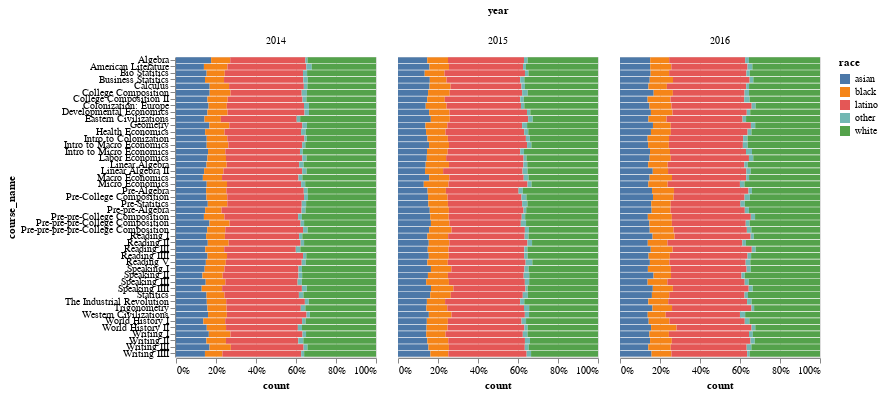

The code cell stored with this chart in its notebook:
### Code cell
alt.Chart(equity).mark_bar().encode(
    x = alt.X("count:Q", stack = 'normalize', axis = alt.Axis(format = '%')),
    y = alt.Y("course_name:N"),
    color = alt.Color("race:N"),
    column = alt.Column("year")
).properties(
    width = 200,
)

### Figure 1 — Vega-Lite specification as saved in the notebook (floating-point values rounded to 4 significant figures; data arrays with more than 128 entries replaced by an {"elided": "..."} marker saying what was removed)
{"$schema": "https://vega.github.io/schema/vega-lite/v2.4.3.json", "config": {"view": {"height": 300, "width": 400}}, "data": {"values": {"elided": "690 records"}}, "encoding": {"color": {"field": "race", "type": "nominal"}, "column": {"field": "year", "type": "quantitative"}, "x": {"axis": {"format": "%"}, "field": "count", "stack": "normalize", "type": "quantitative"}, "y": {"field": "course_name", "type": "nominal"}}, "mark": "bar", "width": 200}
